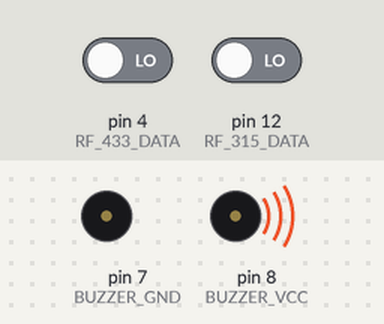
Simulated run of this sketch. Board: Arduino Uno, built with avr-gcc and run on an emulated ATmega328P. On the bench: buzzer (waves = sounding, pin HIGH). The inputs (shaded band) are chosen by the test bench; at power-on: pin 4 (RF_433_DATA) LOW, pin 12 (RF_315_DATA) LOW. Pins used as bus, display or sensor lines are not drawn.

Above: at 0.1 s.
At 2.1 s:
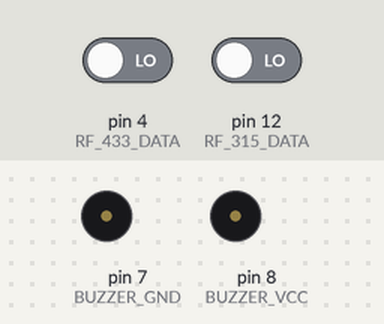
Timing chart, 0 to 3.6 s (numbered marks = the images above):
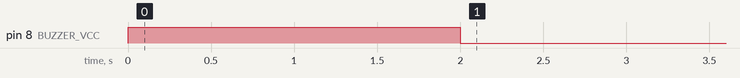

The sketch:

rf_key_recv_433.ino
```cpp
#define RF_433_GND 5
#define RF_433_VCC 2
#define RF_433_DATA 4

#define RF_315_GND 10
#define RF_315_VCC 13
#define RF_315_DATA 12

#define BUZZER_VCC 8
#define BUZZER_GND 7

#define RF_COUNT_GAP 2000
#define RF_315_COUNT_GAP 1000
//#define DEBUG_MODE 1

unsigned long timeVal = 0; //이전시간
unsigned long rf_433_count = 0;
unsigned long rf_315_count = 0;
unsigned long prev_rf_433_count = 0;
unsigned long prev_rf_315_count = 0;

bool isStabilizing = false;


void powerOnLed(int ms){
    digitalWrite(BUZZER_VCC, HIGH);
    delay(ms);
    digitalWrite(BUZZER_VCC, LOW);
}

void setup(){
  pinMode(RF_433_GND, OUTPUT);
  pinMode(RF_433_VCC, OUTPUT);
  pinMode(RF_433_DATA, INPUT);
  digitalWrite(RF_433_GND, LOW);
  digitalWrite(RF_433_VCC, HIGH);

  pinMode(RF_315_GND, OUTPUT);
  pinMode(RF_315_VCC, OUTPUT);
  pinMode(RF_315_DATA, INPUT);
  digitalWrite(RF_315_GND, LOW);
  digitalWrite(RF_315_VCC, HIGH);

  pinMode(BUZZER_VCC, OUTPUT);
  pinMode(BUZZER_GND, OUTPUT);
  digitalWrite(BUZZER_VCC, LOW);
  digitalWrite(BUZZER_GND, LOW);

#ifdef DEBUG_MODE
    Serial.begin(250000);
    Serial.println("init");
#endif

  powerOnLed(2000);
}


void loop(){
// Signal Test
//  Serial.println(digitalRead(RF_315_DATA));
//

  if(isStabilizing){
    if(millis()-timeVal > 1000){
      isStabilizing = false;
      timeVal=millis();
    }
  }
  else{
    if (digitalRead(RF_433_DATA) == 1){
      rf_433_count++;
    }

    if (digitalRead(RF_315_DATA) == 1){
      rf_315_count++;
    }
    if(millis()-timeVal > 1000){ //1초단위로 출력
       long gap_433 = rf_433_count - prev_rf_433_count;
       long gap_315 = rf_315_count - prev_rf_315_count;

#ifdef DEBUG_MODE
       Serial.print(rf_433_count);
       Serial.print(" : ");
       Serial.println(rf_315_count);

       Serial.print(" >>> ");

       Serial.print(gap_433);
       Serial.print(" : ");
       Serial.println(gap_315);
#endif

      if (gap_433 > RF_COUNT_GAP){
#ifdef DEBUG_MODE
        Serial.println("433 Buzzer ON");
#endif
        powerOnLed(500);

#ifdef DEBUG_MODE
        Serial.println("433 Buzzer OFF");
#endif

      }
      else if (gap_315 > RF_315_COUNT_GAP){
#ifdef DEBUG_MODE
        Serial.println("315 Buzzer ON");
#endif
        powerOnLed(500);
#ifdef DEBUG_MODE
        Serial.println("315 Buzzer OFF");
#endif
      }

      prev_rf_433_count = rf_433_count;
      prev_rf_315_count = rf_315_count;

      rf_433_count = 0;
      rf_315_count = 0;
      timeVal=millis();
      isStabilizing = true;
    }
  }


}
```
